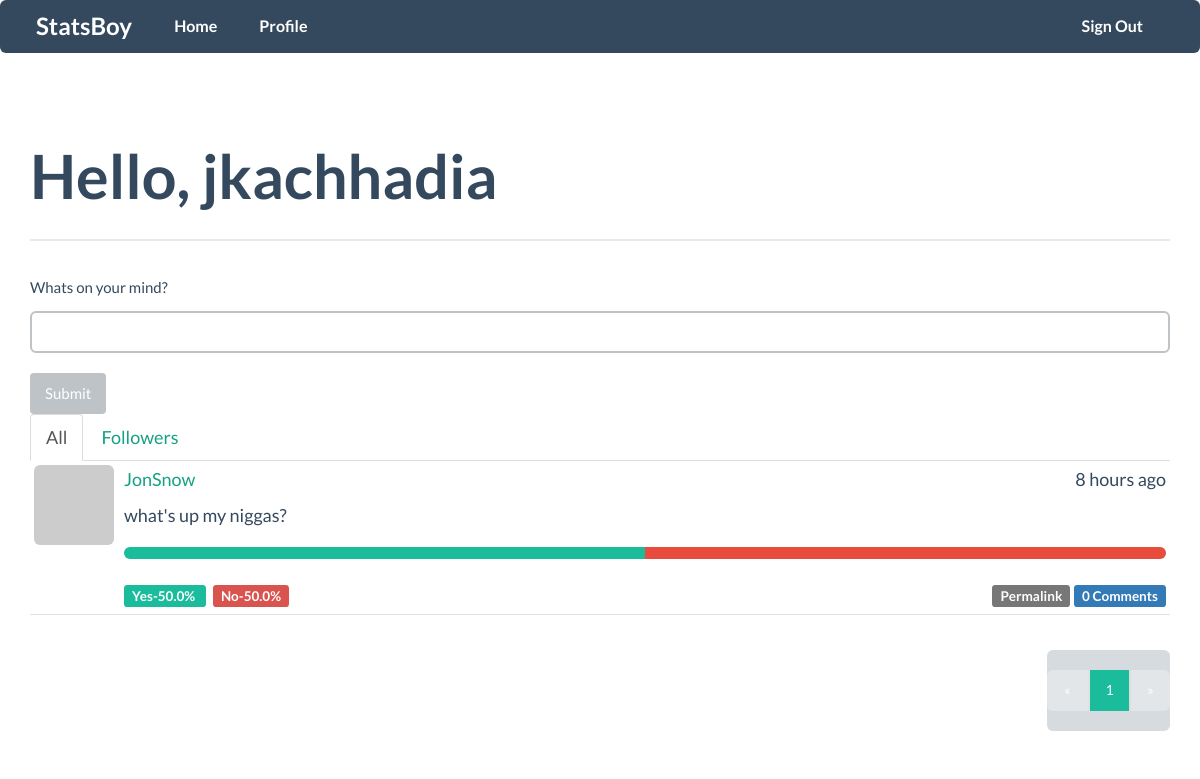
/ (signed in), run on the app's committed database.
### app/models.py (models this page shows, shortened)
class User(db.Model, UserMixin):
    __tablename__ = 'users'
    id = db.Column(db.Integer, primary_key=True)
    email= db.Column(db.String(64),unique=True,index=True)
    username = db.Column(db.String(64), unique=True, index=True)
    role_id = db.Column(db.Integer, db.ForeignKey('roles.id'))
    password_hash= db.Column(db.String(128))
    confirmed=db.Column(db.Boolean,default=False)
    name=db.Column(db.String(64))
    location=db.Column(db.String(64))
    about_me=db.Column(db.Text())
    member_since=db.Column(db.DateTime(),default=datetime.utcnow)
    last_seen=db.Column(db.DateTime(), default=datetime.utcnow)
    avatar_hash=db.Column(db.String(32))
    posts=db.relationship('Post',backref='author', lazy='dynamic')
    followed=db.relationship('Follow',foreign_keys=[Follow.follower_id],backref=db.backref('follower',lazy='joined'),lazy='dynamic',cascade='all,delete-orphan')
    followers=db.relationship('Follow',foreign_keys=[Follow.followed_id],backref=db.backref('followed',lazy='joined'),lazy='dynamic',cascade='all, delete-orphan')
    comments=db.relationship('Comment',backref='author',lazy='dynamic')
    answers=db.relationship('Answer',backref='advisor',lazy='dynamic')
    def has_answered(self,post):
        return self.answers.filter_by(post_id=post.id).first() is not None
    def gravatar(self,size=100,default='retro',rating='g'):
        if request.is_secure:
            url= 'https://secure.gravatar.com/avatar'
        else:
            url= 'http://www.gravatar.com/avatar'
        hash= self.avatar_hash or hashlib.md5(self.email.encode('utf-8')).hexdigest()
        return '{url}/{hash}?s={size}&d={default}&r={rating}'.format(url=url,hash=hash,size=size,default=default,rating=rating)
    def ping(self):
        self.last_seen =datetime.utcnow()
        db.session.add(self)
    def can(self,permissions):
        return self.role is not None and (self.role.permissions & permissions) == permissions
    def is_administrator(self):
        return self.can(Permission.ADMINISTER)
    @property
    def password(self):
        raise AttributeError('password is not a readable attribute.')

class Post(db.Model):
    __tablename__='posts'
    id=db.Column(db.Integer,primary_key=True)
    body=db.Column(db.Text)
    timestamp=db.Column(db.DateTime,index=True,default=datetime.utcnow)
    author_id=db.Column(db.Integer,db.ForeignKey('users.id'))
    body_html=db.Column(db.Text)
    comments=db.relationship('Comment',backref='post',lazy='dynamic')
    answers=db.relationship('Answer',backref='question',lazy='dynamic')

### app/main/views.py (the view)
@main.route('/',methods=['GET','POST'])
def index():
    form=PostForm()
    if current_user.can(Permission.WRITE_ARTICLES) and form.validate_on_submit():
        post=Post(body=form.body.data,author=current_user._get_current_object())
        db.session.add(post)
        return redirect(url_for('.index'))
    page= request.args.get('page',1,type=int)
    show_followed=False
    if current_user.is_authenticated():
        show_followed=bool(request.cookies.get('show_followed',''))
    if show_followed:
        query=current_user.followed_posts
    else:
        query=Post.query
    pagination=query.order_by(Post.timestamp.desc()).paginate(page,per_page=current_app.config['BLOGPOLE_POSTS_PER_PAGE'],error_out=False)
    posts=pagination.items
    return render_template('index.html',form=form,posts=posts,pagination=pagination)

### app/main/forms.py
class PostForm(Form):
    body=PageDownField("Whats on your mind?",validators=[Required()])
    submit=SubmitField('Submit')

### app/auth/views.py (called while the page is built)
@auth.before_app_request
def before_request():
    if current_user.is_authenticated():
        current_user.ping()
        if not current_user.confirmed and request.endpoint[:5] !='auth.':
            return redirect(url_for('auth.unconfirmed'))

### app/main/__init__.py (called while the page is built)
@main.app_context_processor
def inject_permissions():
    return dict(Permission=Permission)

### app/models.py (called while the page is built)
@login_manager.user_loader
def load_user(user_id):
    return User.query.get(int(user_id))

### app/templates/index.html (shortened to what this page needs)
{% extends "base.html" %}
{% import "bootstrap/wtf.html" as wtf %}
{% import "_macros.html" as macros %}
{% block page_content %}
<div class="page-header">
  <h1>Hello,
  {% if current_user.is_authenticated() %}
  {{current_user.username}}
  {% else %}
  Stranger
  {% endif %}
</h1>
</div>
<div>
  {% if current_user.can(Permission.WRITE_ARTICLES) %}
  {{wtf.quick_form(form)}}
  <ul class="nav nav-tabs">
        <li{% if not show_followed %} class="active"{% endif %}><a href="{{ url_for('.show_all') }}">All</a></li>
        {% if current_user.is_authenticated %}
        <li{% if show_followed %} class="active"{% endif %}><a href="{{ url_for('.show_followed') }}">Followers</a></li>
        {% endif %}
</ul>
  {% include "_posts.html" %}
  <div class="pagination" style="align:right;">
    {{ macros.pagination_widget(pagination, '.index') }}
  </div>
  {% endif %}
</div>
{% endblock %}

### app/templates/_posts.html (shortened to what this page needs)
<ul class="media-list">
    {% for post in posts %}
    <li class="media" style="padding:4px;">
            <a class="pull-left" href="{{ url_for('.user', username=post.author.username) }}">
                <img class="img-rounded profile-thumbnail media-object" src="{{ post.author.gravatar(size=40) }}">
            </a>
          <div class="media-body">
            <div class="media-heading"><a href="{{ url_for('.user', username=post.author.username) }}">{{ post.author.username }}</a><div class="pull-right">{{ moment(post.timestamp).fromNow() }}</div></div>
              {% if post.body_html %}
            {{ post.body_html | safe }}
            {% else %}
            {{ post.body }}
            {% endif %}
            {% if current_user.has_answered(post)==True %}
            <div class="progress">
              <div class="progress-bar" style="width: {{ ((post.answers.filter_by(opinion=True).count())/(post.answers.count())*100)}}%;"></div>
              <div class="progress-bar progress-bar-danger" style="width:{{100-((post.answers.filter_by(opinion=True).count())/(post.answers.count())*100)}}% ;"></div>
            </div>
            <span class="label label-green">Yes-{{((post.answers.filter_by(opinion=True).count())/(post.answers.count())*100)}}% </span>&nbsp
            <span class="label label-danger">No-{{100-((post.answers.filter_by(opinion=True).count())/(post.answers.count())*100)}}% </span>
            {% endif %}
            <div class="pull-right">
              <a href="{{url_for('.post',id=post.id)}}"><span class="label label-default">Permalink</span></a>
              <a href="{{ url_for('.post',id=post.id)}}#comments"><span class="label label-primary">{{ post.comments.count()}} Comments </span></a>
            </div>
          </div>
    </li>
    {% endfor %}
</ul>

### app/static/styles.css (style rules this page uses)
.label-green { background-color: #1abc9c; }
.media { margin-top: 0px; border-bottom: 1px solid #e0e0e0; }
.pagination { float:right;; }

### data on the page
User: username "jkachhadia"
Post: author.username "JonSnow", timestamp "8 hours ago", body_html "what's up my niggas?", answers "50.0", comments.count "0"

### other printed values
{{ p }} "1"
